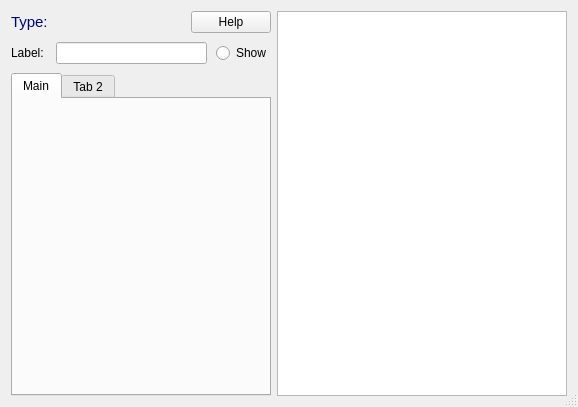
<?xml version="1.0" encoding="UTF-8"?>
<ui version="4.0">
 <class>PropDialog</class>
 <widget class="QDialog" name="PropDialog">
  <property name="windowModality">
   <enum>Qt::WindowModal</enum>
  </property>
  <property name="geometry">
   <rect>
    <x>0</x>
    <y>0</y>
    <width>578</width>
    <height>407</height>
   </rect>
  </property>
  <property name="sizePolicy">
   <sizepolicy hsizetype="Preferred" vsizetype="MinimumExpanding">
    <horstretch>0</horstretch>
    <verstretch>0</verstretch>
   </sizepolicy>
  </property>
  <property name="minimumSize">
   <size>
    <width>320</width>
    <height>100</height>
   </size>
  </property>
  <property name="windowTitle">
   <string notr="true">Dialog</string>
  </property>
  <property name="sizeGripEnabled">
   <bool>true</bool>
  </property>
  <property name="modal">
   <bool>false</bool>
  </property>
  <layout class="QHBoxLayout" name="mainLayout">
   <property name="spacing">
    <number>6</number>
   </property>
   <item>
    <layout class="QVBoxLayout" name="verticalLayout">
     <property name="spacing">
      <number>9</number>
     </property>
     <item>
      <layout class="QHBoxLayout" name="horizontalLayout_2">
       <item>
        <widget class="QLabel" name="type">
         <property name="palette">
          <palette>
           <active>
            <colorrole role="WindowText">
             <brush brushstyle="SolidPattern">
              <color alpha="255">
               <red>0</red>
               <green>0</green>
               <blue>127</blue>
              </color>
             </brush>
            </colorrole>
           </active>
           <inactive>
            <colorrole role="WindowText">
             <brush brushstyle="SolidPattern">
              <color alpha="255">
               <red>0</red>
               <green>0</green>
               <blue>127</blue>
              </color>
             </brush>
            </colorrole>
           </inactive>
           <disabled>
            <colorrole role="WindowText">
             <brush brushstyle="SolidPattern">
              <color alpha="255">
               <red>190</red>
               <green>190</green>
               <blue>190</blue>
              </color>
             </brush>
            </colorrole>
           </disabled>
          </palette>
         </property>
         <property name="font">
          <font>
           <pointsize>11</pointsize>
          </font>
         </property>
         <property name="text">
          <string>Type: </string>
         </property>
        </widget>
       </item>
       <item>
        <widget class="QPushButton" name="helpButton">
         <property name="sizePolicy">
          <sizepolicy hsizetype="Fixed" vsizetype="Fixed">
           <horstretch>0</horstretch>
           <verstretch>0</verstretch>
          </sizepolicy>
         </property>
         <property name="text">
          <string>Help</string>
         </property>
         <property name="autoDefault">
          <bool>false</bool>
         </property>
        </widget>
       </item>
      </layout>
     </item>
     <item>
      <layout class="QHBoxLayout" name="horizontalLayout">
       <item>
        <widget class="QLabel" name="label_2">
         <property name="text">
          <string>Label: </string>
         </property>
        </widget>
       </item>
       <item>
        <widget class="QLineEdit" name="labelBox"/>
       </item>
       <item>
        <widget class="QRadioButton" name="showLabel">
         <property name="text">
          <string>Show</string>
         </property>
         <property name="autoExclusive">
          <bool>false</bool>
         </property>
        </widget>
       </item>
      </layout>
     </item>
     <item>
      <widget class="QTabWidget" name="tabList">
       <property name="sizePolicy">
        <sizepolicy hsizetype="Preferred" vsizetype="MinimumExpanding">
         <horstretch>0</horstretch>
         <verstretch>0</verstretch>
        </sizepolicy>
       </property>
       <property name="currentIndex">
        <number>0</number>
       </property>
       <widget class="QWidget" name="tab">
        <attribute name="title">
         <string>Main</string>
        </attribute>
       </widget>
       <widget class="QWidget" name="tab_2">
        <attribute name="title">
         <string>Tab 2</string>
        </attribute>
       </widget>
      </widget>
     </item>
    </layout>
   </item>
   <item>
    <widget class="QTextEdit" name="helpText">
     <property name="sizePolicy">
      <sizepolicy hsizetype="MinimumExpanding" vsizetype="MinimumExpanding">
       <horstretch>0</horstretch>
       <verstretch>0</verstretch>
      </sizepolicy>
     </property>
     <property name="minimumSize">
      <size>
       <width>290</width>
       <height>0</height>
      </size>
     </property>
     <property name="acceptDrops">
      <bool>false</bool>
     </property>
     <property name="undoRedoEnabled">
      <bool>false</bool>
     </property>
     <property name="html">
      <string>&lt;!DOCTYPE HTML PUBLIC &quot;-//W3C//DTD HTML 4.0//EN&quot; &quot;http://www.w3.org/TR/REC-html40/strict.dtd&quot;&gt;
&lt;html&gt;&lt;head&gt;&lt;meta name=&quot;qrichtext&quot; content=&quot;1&quot; /&gt;&lt;style type=&quot;text/css&quot;&gt;
p, li { white-space: pre-wrap; }
&lt;/style&gt;&lt;/head&gt;&lt;body style=&quot; font-family:'Ubuntu'; font-size:11pt; font-weight:400; font-style:normal;&quot;&gt;
&lt;p style=&quot;-qt-paragraph-type:empty; margin-top:0px; margin-bottom:0px; margin-left:0px; margin-right:0px; -qt-block-indent:0; text-indent:0px; font-family:'Sans Serif'; font-size:9pt;&quot;&gt;&lt;br /&gt;&lt;/p&gt;&lt;/body&gt;&lt;/html&gt;</string>
     </property>
     <property name="textInteractionFlags">
      <set>Qt::TextSelectableByKeyboard|Qt::TextSelectableByMouse</set>
     </property>
     <property name="placeholderText">
      <string notr="true"/>
     </property>
    </widget>
   </item>
  </layout>
 </widget>
 <resources/>
 <connections/>
</ui>
